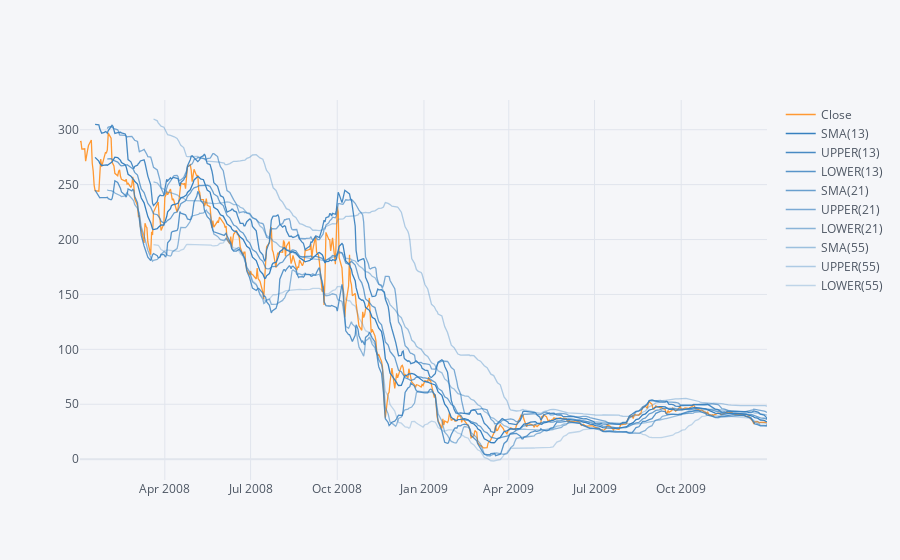

Notebook cell for this chart:
### Markdown cell above
**Use .ta_plot(study='boll') to create a Bollinger Band Plot for Bank of America for the year 2015.**

### Code cell
C["Close"].loc["2008-1-1":"2009-12-31"].ta_plot(study="boll", periods=[13,21,55], title="Simple Moving Average")

### Figure 1 — Plotly figure (JSON) as saved in the notebook; plotly's stock layout.template omitted (floating-point values rounded to 4 significant figures; data arrays with more than 128 entries replaced by an {"elided": "..."} marker saying what was removed)
{"data": [{"line": {"color": "rgba(255, 153, 51, 1.0)", "dash": "solid", "shape": "linear", "width": 1.3}, "mode": "lines", "name": "Close", "text": "", "type": "scatter", "x": {"elided": "505 str values"}, "y": {"elided": "505 float values"}}, {"line": {"color": "rgba(55, 128, 191, 1.0)", "dash": "solid", "shape": "linear", "width": 1.3}, "mode": "lines", "name": "SMA(13)", "text": "", "type": "scatter", "x": {"elided": "505 str values"}, "y": {"elided": "505 mixed values"}}, {"line": {"color": "rgba(55, 128, 191, 0.911111111111111)", "dash": "solid", "shape": "linear", "width": 1.3}, "mode": "lines", "name": "UPPER(13)", "text": "", "type": "scatter", "x": {"elided": "505 str values"}, "y": {"elided": "505 mixed values"}}, {"line": {"color": "rgba(55, 128, 191, 0.8222222222222222)", "dash": "solid", "shape": "linear", "width": 1.3}, "mode": "lines", "name": "LOWER(13)", "text": "", "type": "scatter", "x": {"elided": "505 str values"}, "y": {"elided": "505 mixed values"}}, {"line": {"color": "rgba(55, 128, 191, 0.7333333333333332)", "dash": "solid", "shape": "linear", "width": 1.3}, "mode": "lines", "name": "SMA(21)", "text": "", "type": "scatter", "x": {"elided": "505 str values"}, "y": {"elided": "505 mixed values"}}, {"line": {"color": "rgba(55, 128, 191, 0.6444444444444444)", "dash": "solid", "shape": "linear", "width": 1.3}, "mode": "lines", "name": "UPPER(21)", "text": "", "type": "scatter", "x": {"elided": "505 str values"}, "y": {"elided": "505 mixed values"}}, {"line": {"color": "rgba(55, 128, 191, 0.5555555555555554)", "dash": "solid", "shape": "linear", "width": 1.3}, "mode": "lines", "name": "LOWER(21)", "text": "", "type": "scatter", "x": {"elided": "505 str values"}, "y": {"elided": "505 mixed values"}}, {"line": {"color": "rgba(55, 128, 191, 0.4666666666666666)", "dash": "solid", "shape": "linear", "width": 1.3}, "mode": "lines", "name": "SMA(55)", "text": "", "type": "scatter", "x": {"elided": "505 str values"}, "y": {"elided": "505 mixed values"}}, {"line": {"color": "rgba(55, 128, 191, 0.3777777777777776)", "dash": "solid", "shape": "linear", "width": 1.3}, "mode": "lines", "name": "UPPER(55)", "text": "", "type": "scatter", "x": {"elided": "505 str values"}, "y": {"elided": "505 mixed values"}}, {"line": {"color": "rgba(55, 128, 191, 0.2888888888888888)", "dash": "solid", "shape": "linear", "width": 1.3}, "mode": "lines", "name": "LOWER(55)", "text": "", "type": "scatter", "x": {"elided": "505 str values"}, "y": {"elided": "505 mixed values"}}], "layout": {"legend": {"bgcolor": "#F5F6F9", "font": {"color": "#4D5663"}}, "paper_bgcolor": "#F5F6F9", "plot_bgcolor": "#F5F6F9", "title": {"font": {"color": "#4D5663"}}, "xaxis": {"gridcolor": "#E1E5ED", "showgrid": true, "tickfont": {"color": "#4D5663"}, "title": {"font": {"color": "#4D5663"}, "text": ""}, "zerolinecolor": "#E1E5ED"}, "yaxis": {"gridcolor": "#E1E5ED", "showgrid": true, "tickfont": {"color": "#4D5663"}, "title": {"font": {"color": "#4D5663"}, "text": ""}, "zerolinecolor": "#E1E5ED"}}}
